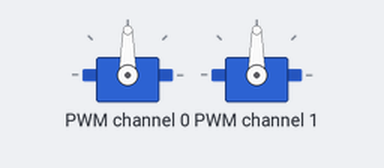
Bench run of a program on a simulated Raspberry Pi (BCM pin numbers). Parts: 2 × servo. What the program prints to the terminal is not drawn. At 6.4 s the program stops and its outputs stay as they are.

Above: at 0.1 s.
At 0.9 s:
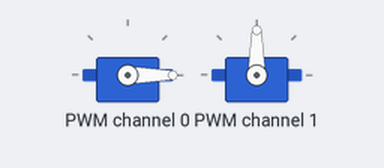
At 1.7 s:
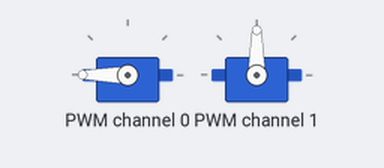
At 4.9 s:
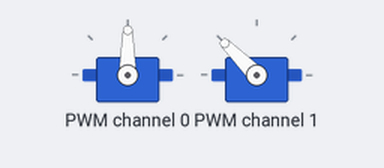
Timing chart, 0 to 7.1 s (numbered marks = the images above):
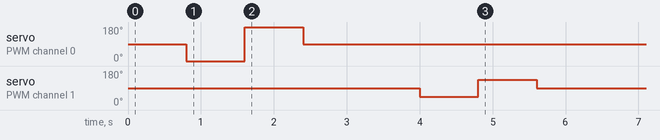

The program:

pan_tilt_control.py
```python
"""Camera pan/tilt head-tracking via a PCA9685 driving two SG90 servos.

The Quest headset's orientation (yaw/pitch) is streamed from the viewer over the
control websocket; this module maps that to two servo angles so the on-boat
camera follows where the pilot looks. A PCA9685 (16-channel PWM over I2C) drives
the servos rather than the Pi's own PWM — the Pi's two hardware-PWM channels are
already taken by the L298N, and software PWM jitters servos badly.

Same self-contained, no-op-if-missing pattern as motor_control.py: importing
this never breaks the server. Without `adafruit_servokit` / the PCA9685 wired,
every method is a no-op that just tracks the last commanded angle.

    PCA9685 VCC -> Pi 3V3     SDA -> GPIO2/pin3     SCL -> GPIO3/pin5
    PCA9685 V+  -> 5V servo rail (buck converter, NOT the Pi 5V)
    servo signal -> PCA9685 channel PAN_CHANNEL / TILT_CHANNEL

NOTE: the PCA9685 and the INA219 (battery_control.py) BOTH default to I2C 0x40 —
they collide on the same bus. Move one: set PAN_TILT_I2C_ADDR (and bridge the
PCA9685's A0 solder jumper) or BATTERY_I2C_ADDR. See HARDWARE.md.

Bench test: `python3 pan_tilt_control.py` sweeps both servos through their range.

Config via env vars (all optional):
    PAN_TILT_I2C_ADDR   PCA9685 address (default 0x40)
    PAN_CHANNEL         PCA9685 channel for the pan servo (default 0)
    TILT_CHANNEL        PCA9685 channel for the tilt servo (default 1)
    PAN_RANGE_DEG       head yaw that maps to full pan travel (default 90)
    TILT_RANGE_DEG      head pitch that maps to full tilt travel (default 45)
    PAN_SIGN / TILT_SIGN  flip direction if a servo tracks backwards (1 or -1)
    PAN_CENTER / TILT_CENTER  neutral servo angle = camera straight/level
                          (default 90; e.g. TILT_CENTER=115 to level a mount
                          that aims down at 90)
    PAN_SPAN / TILT_SPAN  servo degrees of travel at full head rotation (90/45)
"""

import os

I2C_ADDR = int(os.environ.get("PAN_TILT_I2C_ADDR", "0x40"), 0)
PAN_CHANNEL = int(os.environ.get("PAN_CHANNEL", "0"))
TILT_CHANNEL = int(os.environ.get("TILT_CHANNEL", "1"))

# How much head rotation (degrees) maps to the servo's full half-travel.
PAN_RANGE_DEG = float(os.environ.get("PAN_RANGE_DEG", "90"))
TILT_RANGE_DEG = float(os.environ.get("TILT_RANGE_DEG", "45"))
PAN_SIGN = 1 if os.environ.get("PAN_SIGN", "1").lstrip("+") != "-1" else -1
TILT_SIGN = 1 if os.environ.get("TILT_SIGN", "1").lstrip("+") != "-1" else -1

# Servo travel limits (degrees, SG90 is 0..180). Tilt is clamped narrower so the
# camera can't crank into the hull.
PAN_MIN, PAN_MAX = 0, 180
TILT_MIN, TILT_MAX = 45, 135
# Neutral ("centered") servo angle — the angle the camera sits at when you're
# looking straight ahead / level. Tunable via env so you can point the camera
# level without remounting the servo horn (e.g. TILT_CENTER=115 if the mount
# aims it down at 90).
PAN_CENTER = float(os.environ.get("PAN_CENTER", "90"))
TILT_CENTER = float(os.environ.get("TILT_CENTER", "90"))
# Servo degrees of travel at full head rotation (kept independent of center so
# retuning the center doesn't shrink the range).
PAN_SPAN = float(os.environ.get("PAN_SPAN", "90"))
TILT_SPAN = float(os.environ.get("TILT_SPAN", "45"))
# Minimum command change (deg) before a servo is physically re-written — filters
# the sub-degree noise that makes SG90s oscillate/buzz around a target.
SERVO_DEADBAND_DEG = float(os.environ.get("SERVO_DEADBAND_DEG", "1.0"))


def _clamp(v, lo, hi):
    return lo if v < lo else hi if v > hi else v


def head_to_servo(yaw_deg, pitch_deg, pan_center=PAN_CENTER, tilt_center=TILT_CENTER):
    """Map head yaw/pitch (deg; 0 = looking forward/level) to (pan, tilt) servo angles.

    Pure function: head rotation scales from the neutral center by PAN_SPAN/
    TILT_SPAN servo degrees at full PAN_RANGE_DEG/TILT_RANGE_DEG, clamped to the
    servo's safe travel. Sign env vars flip a servo that tracks the wrong way.
    The center is the servo angle for "straight/level" — it defaults to the env
    values but the controller moves it at runtime when you recenter.
    """
    pan = pan_center + PAN_SIGN * (yaw_deg / PAN_RANGE_DEG) * PAN_SPAN
    tilt = tilt_center + TILT_SIGN * (pitch_deg / TILT_RANGE_DEG) * TILT_SPAN
    return _clamp(pan, PAN_MIN, PAN_MAX), _clamp(tilt, TILT_MIN, TILT_MAX)


class PanTiltController:
    """set_head(yaw, pitch) / center() / recenter(); no-op (tracks angles) without a PCA9685."""

    def __init__(self):
        # neutral is mutable so recenter() can adopt the camera's current aim
        self.pan_center = PAN_CENTER
        self.tilt_center = TILT_CENTER
        self.pan = self.pan_center
        self.tilt = self.tilt_center
        self._written_pan = None    # last angle actually sent to hardware (deadband)
        self._written_tilt = None
        self._kit = None
        self.hardware = False
        try:
            from adafruit_servokit import ServoKit
            self._kit = ServoKit(channels=16, address=I2C_ADDR)
            self.hardware = True
            self.center()
        except Exception as e:
            print(f"[pantilt] hardware disabled ({e}); running in software-only mode")

    def set_head(self, yaw_deg, pitch_deg):
        pan, tilt = head_to_servo(yaw_deg, pitch_deg, self.pan_center, self.tilt_center)
        self._write(pan, tilt)

    def center(self):
        self._write(self.pan_center, self.tilt_center)

    def recenter(self):
        """Freeze the camera's current aim as the new neutral — so 'straight
        ahead' becomes wherever you've pointed it, instead of a fixed angle."""
        self.pan_center = self.pan
        self.tilt_center = self.tilt

    def _write(self, pan, tilt):
        self.pan = pan
        self.tilt = tilt
        if not self.hardware:
            return
        # Deadband: SG90s oscillate/buzz if fed a stream of sub-degree updates
        # (sensor noise at 20 Hz). Only touch a servo when its command moved
        # meaningfully since the last hardware write; big moves pass instantly.
        try:
            if self._written_pan is None or abs(pan - self._written_pan) >= SERVO_DEADBAND_DEG:
                self._kit.servo[PAN_CHANNEL].angle = pan
                self._written_pan = pan
            if self._written_tilt is None or abs(tilt - self._written_tilt) >= SERVO_DEADBAND_DEG:
                self._kit.servo[TILT_CHANNEL].angle = tilt
                self._written_tilt = tilt
        except Exception:
            pass


if __name__ == "__main__":
    import time

    pt = PanTiltController()
    print("hardware:", pt.hardware, "addr:", hex(I2C_ADDR))
    print("sweeping pan/tilt (Ctrl-C to stop)…")
    for yaw in (0, -PAN_RANGE_DEG, PAN_RANGE_DEG, 0):
        pt.set_head(yaw, 0)
        print(f"  yaw {yaw:+.0f} -> pan {pt.pan:.0f}")
        time.sleep(0.8)
    for pitch in (0, -TILT_RANGE_DEG, TILT_RANGE_DEG, 0):
        pt.set_head(0, pitch)
        print(f"  pitch {pitch:+.0f} -> tilt {pt.tilt:.0f}")
        time.sleep(0.8)
    pt.center()
    print("Done.")
```

Measured:
- by itself, servo on PWM channel 0: 90° → 0° at 0.80 s, → 180° 0.80 s later, → 90° 0.80 s later
- by itself, servo on PWM channel 1: 90° → 45° at 4.0 s, → 135° 0.80 s later, → 90° 0.80 s later
